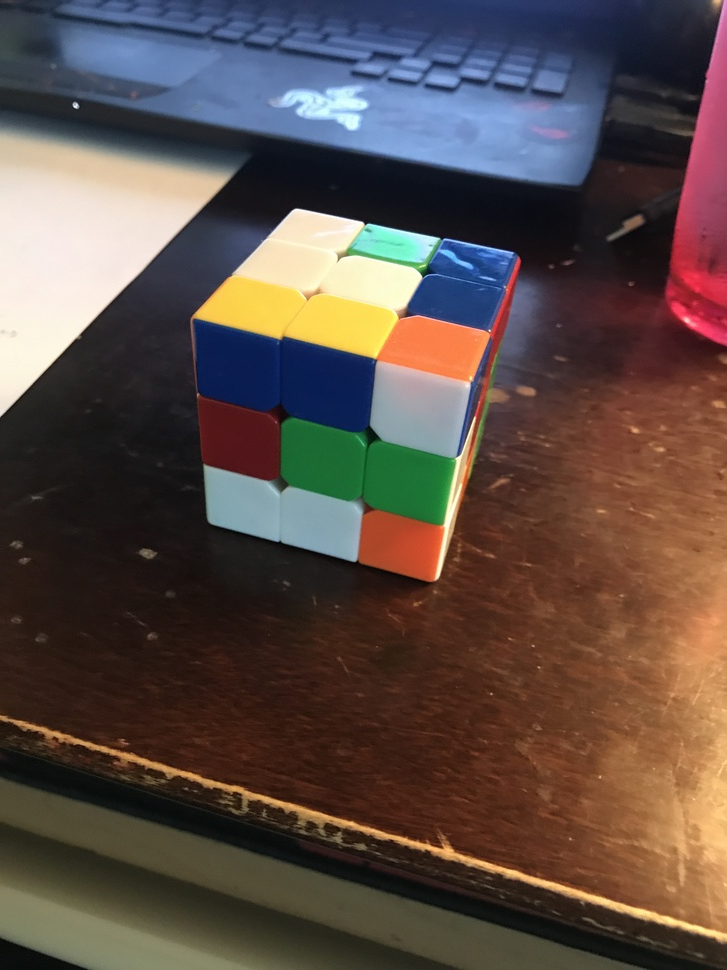
#> input picture rubiks/rub0.JPG, 727 x 970 px, shrunk from 3024 x 4032 before the run
$ python thresholding.py
#> lines starting #> are read from the running program, lines starting #| are printed output that depends on the picture; after the words box and inside, x2 and y2 are one past the last pixel; in counts of white or black regions, pixels touching at a corner belong together
import cv2
import numpy as np
from matplotlib import pyplot as plt

r = 2
c = 2
index = 1
def add_img(title, img):
    global index
    plt.subplot(r,c,index)
    plt.imshow(img, 'gray')
    plt.title(title)
    plt.xticks([]), plt.yticks([])
    index+=1

img = cv2.imread("rubiks/rub0.JPG", 0)
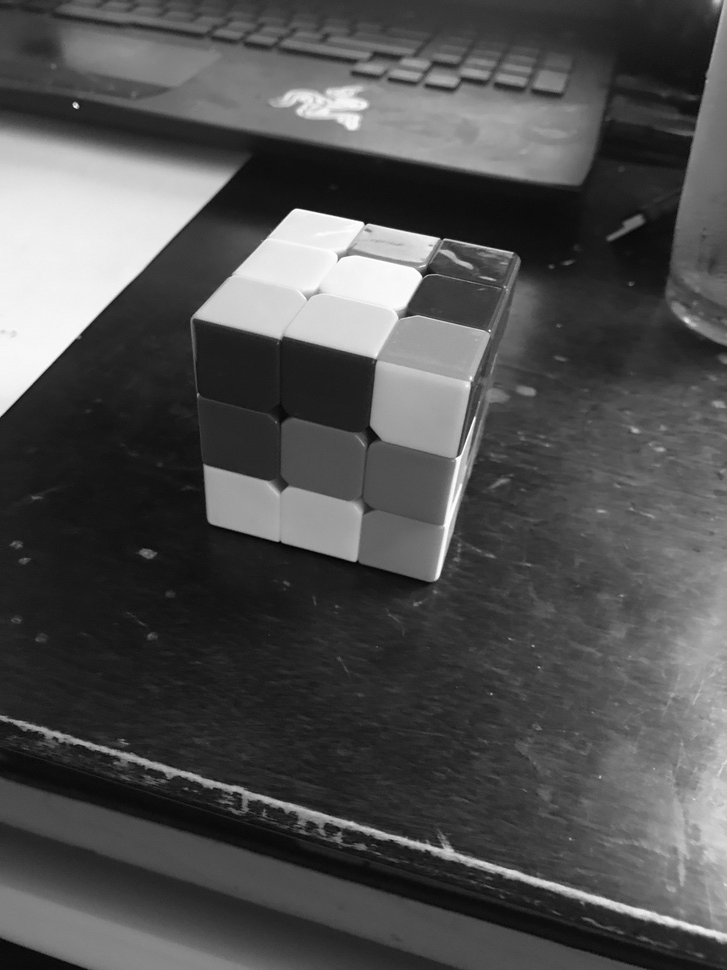
#> img: shape (970, 727); min 2, max 255, mean 80.2
add_img('original',img)
ret, simpleThresh = cv2.threshold(img, 177, 255, cv2.THRESH_BINARY)
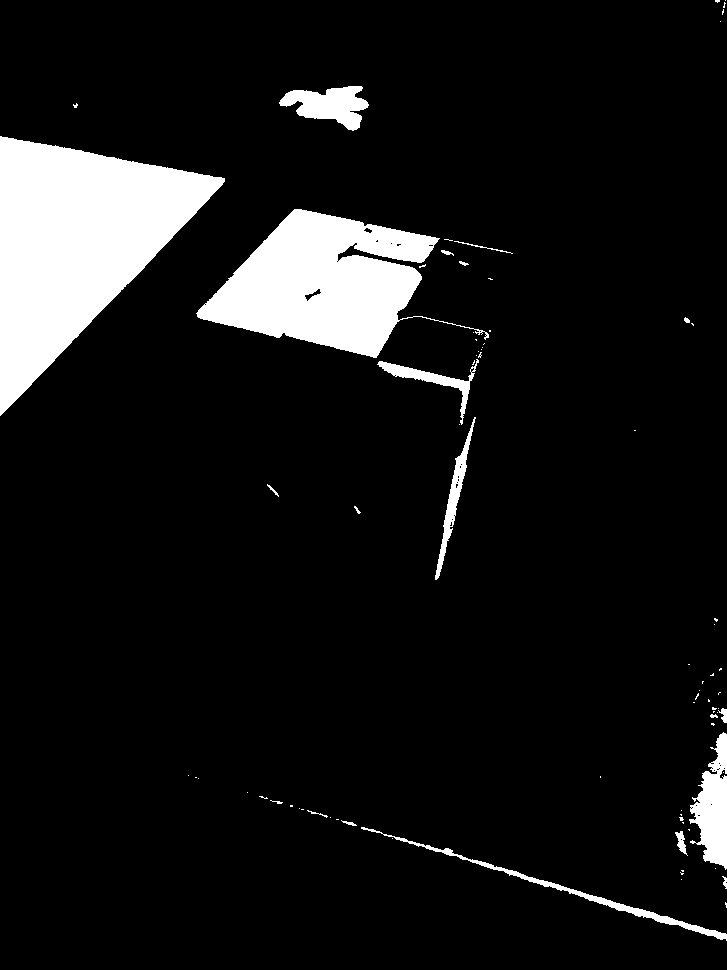
#> simpleThresh: shape (970, 727); 9% white; 81 white regions (61 under 20 px), largest, box (x1, y1, x2, y2) and area: (0, 136, 225, 416) 32139, (196, 209, 489, 358) 21280, (689, 732, 727, 870) 2985
add_img('simple thresh', simpleThresh)

meanThresh = cv2.adaptiveThreshold(img, 255, cv2.ADAPTIVE_THRESH_MEAN_C, cv2.THRESH_BINARY, 11, 2)
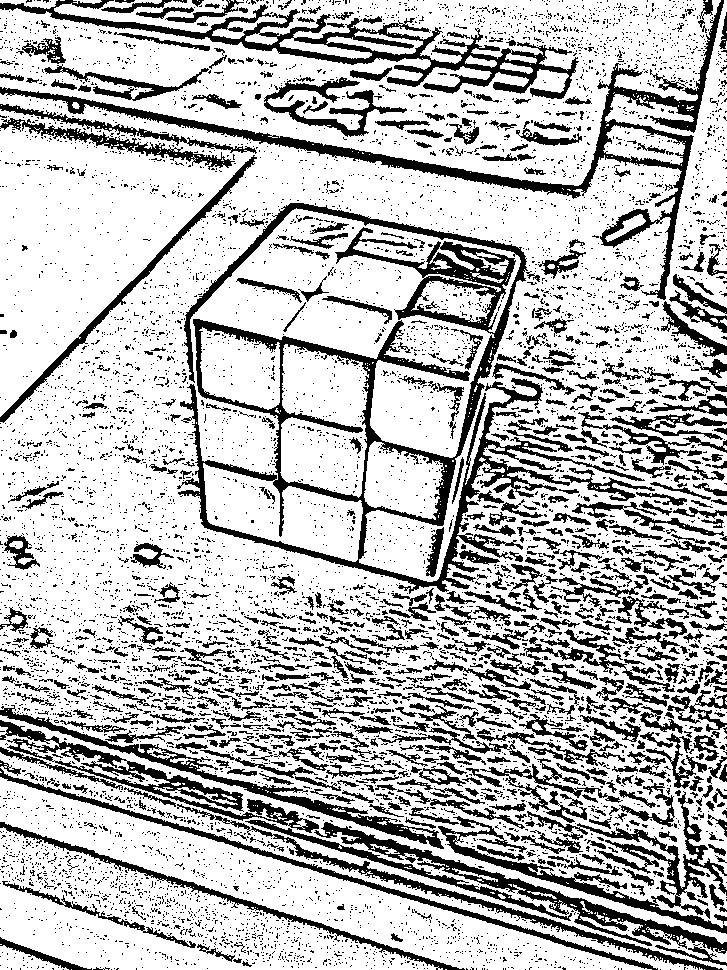
#> meanThresh: shape (970, 727); 73.6% white; 7741 black regions (6956 under 20 px), largest, box (x1, y1, x2, y2) and area: (177, 203, 645, 594) 24338, (0, 0, 724, 300) 10658, (0, 0, 579, 99) 9224
add_img('mean', meanThresh)

guassianThresh = cv2.adaptiveThreshold(img, 255, cv2.ADAPTIVE_THRESH_GAUSSIAN_C, cv2.THRESH_BINARY, 11, 2)
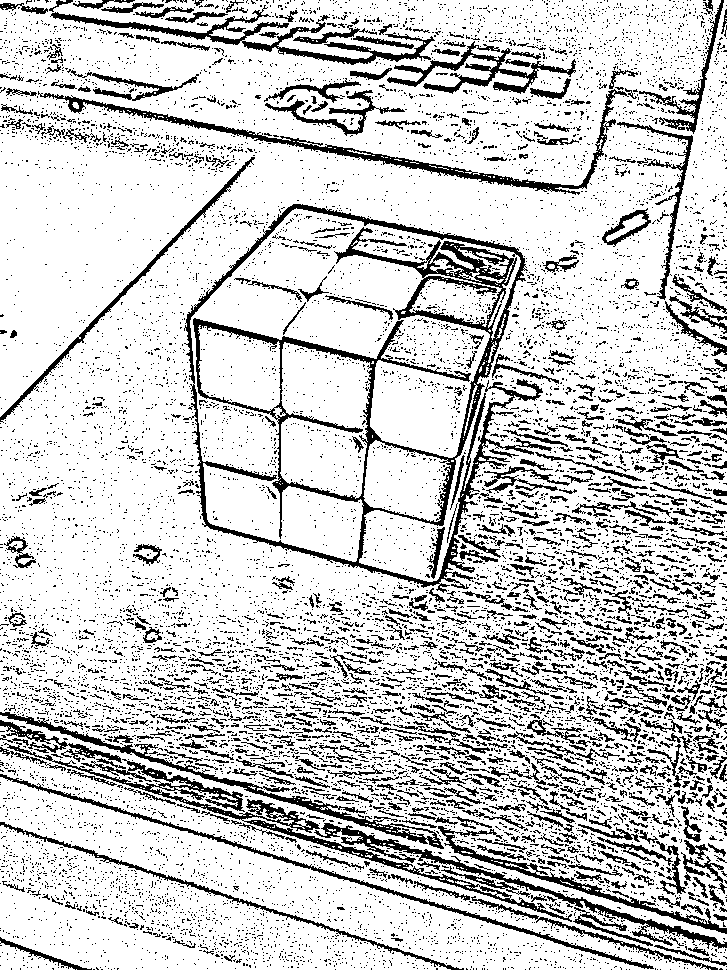
#> guassianThresh: shape (970, 727); 80.5% white; black in thin lines or dots
add_img('gaussian', guassianThresh)

plt.show()

$ run again, with rubiks/rub1.JPG copied over rubiks/rub0.JPG
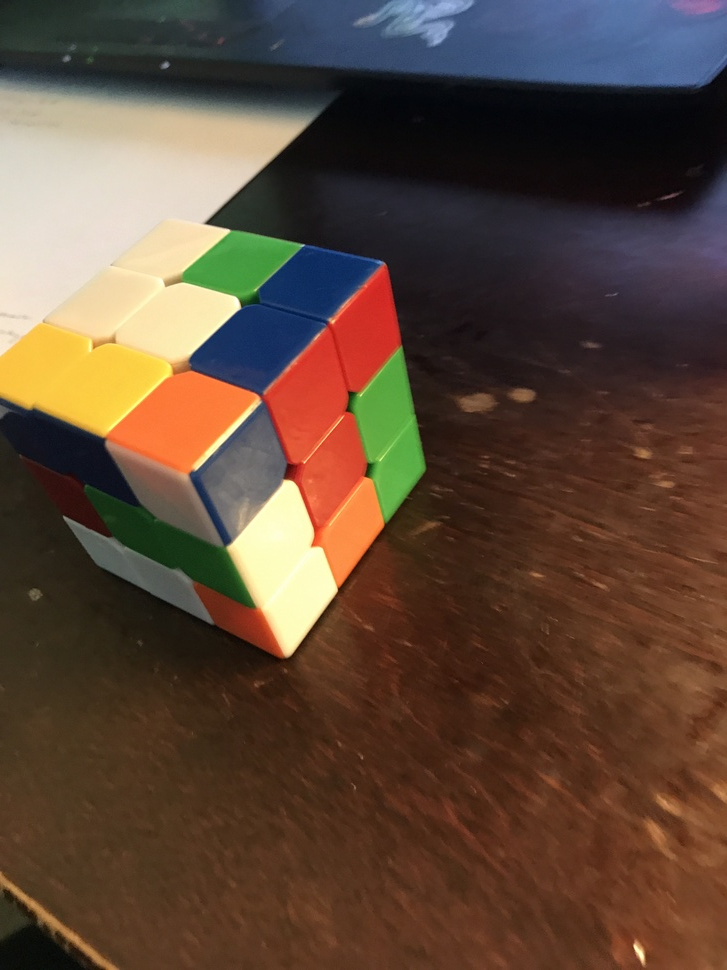
#> input picture rubiks/rub1.JPG, 727 x 970 px, shrunk from 3024 x 4032 before the run
#> `ret, simpleThresh = cv2.threshold(img, 177, 255, cv2.THRESH_BINARY)`:
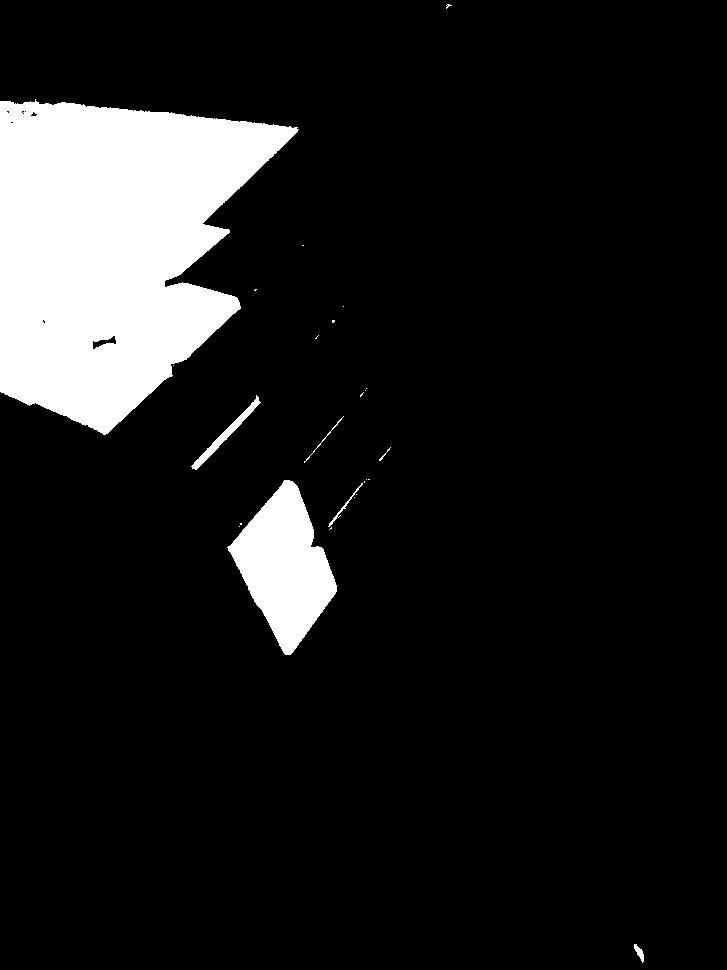
#> simpleThresh: shape (970, 727); 11% white; 25 white regions (18 under 20 px), largest, box (x1, y1, x2, y2) and area: (0, 99, 299, 435) 65876, (227, 480, 337, 655) 10366, (191, 395, 261, 470) 656
#> meanThresh: shape (970, 727); 77.5% white; 11277 black regions (10315 under 20 px), largest, box (x1, y1, x2, y2) and area: (0, 94, 727, 676) 27140, (0, 35, 727, 112) 8442, (348, 0, 482, 52) 1771
#> `guassianThresh = cv2.adaptiveThreshold(img, 255, cv2.ADAPTIVE_THRESH_G..`:
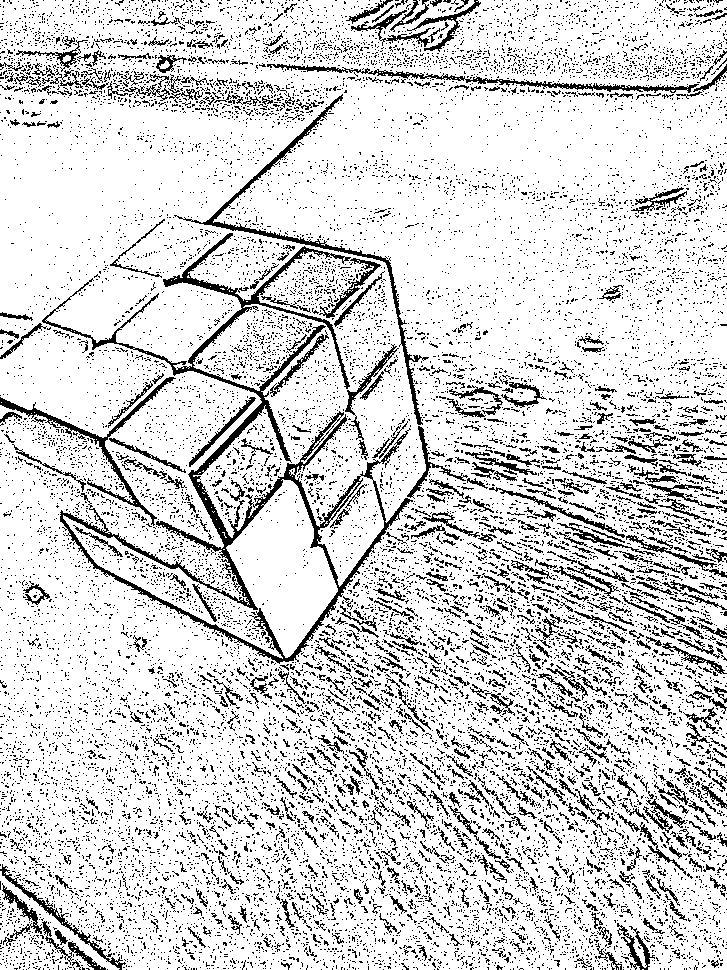
#> guassianThresh: shape (970, 727); 83.8% white; black in thin lines or dots

$ run again, with rubiks/rub2.JPG copied over rubiks/rub0.JPG
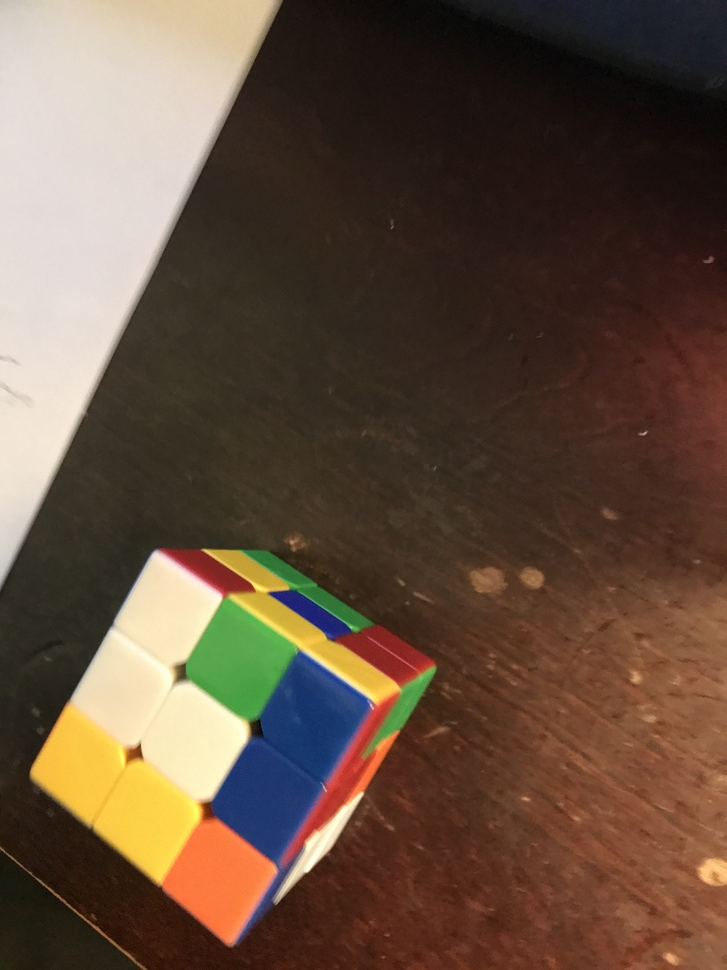
#> input picture rubiks/rub2.JPG, 727 x 970 px, shrunk from 3024 x 4032 before the run
#> `ret, simpleThresh = cv2.threshold(img, 177, 255, cv2.THRESH_BINARY)`:
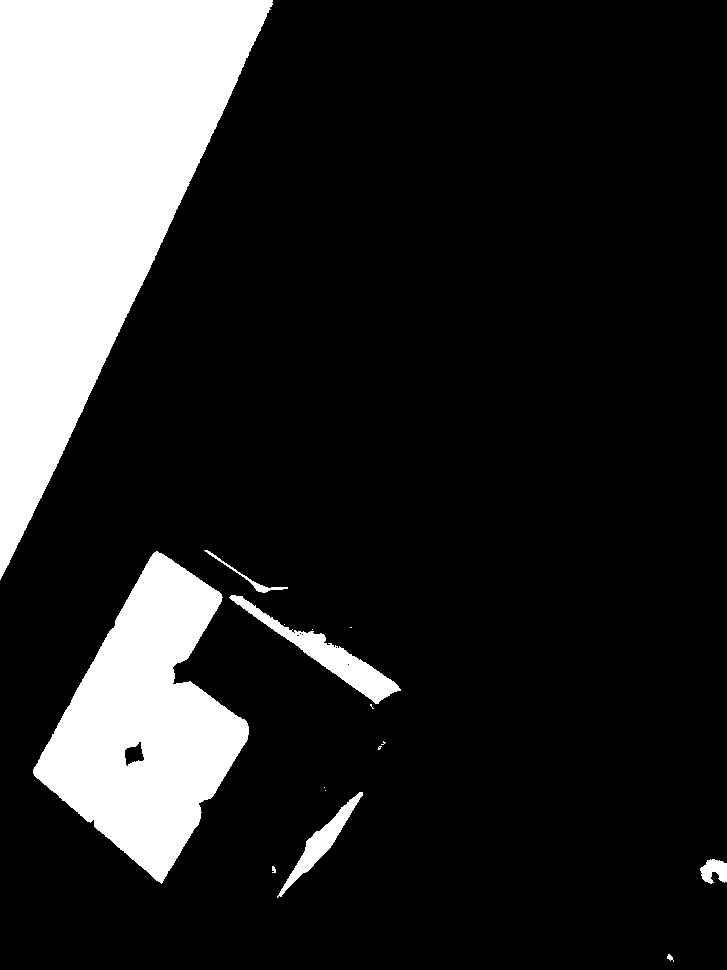
#> simpleThresh: shape (970, 727); 17.5% white; 16 white regions (8 under 20 px), largest, box (x1, y1, x2, y2) and area: (0, 0, 273, 580) 80598, (33, 551, 249, 884) 36709, (229, 595, 401, 704) 3435
#> meanThresh: shape (970, 727); 80% white; 13387 black regions (12512 under 20 px), largest, box (x1, y1, x2, y2) and area: (18, 534, 706, 970) 29663, (0, 0, 293, 597) 4239, (0, 837, 165, 970) 1669
#> `guassianThresh = cv2.adaptiveThreshold(img, 255, cv2.ADAPTIVE_THRESH_G..`:
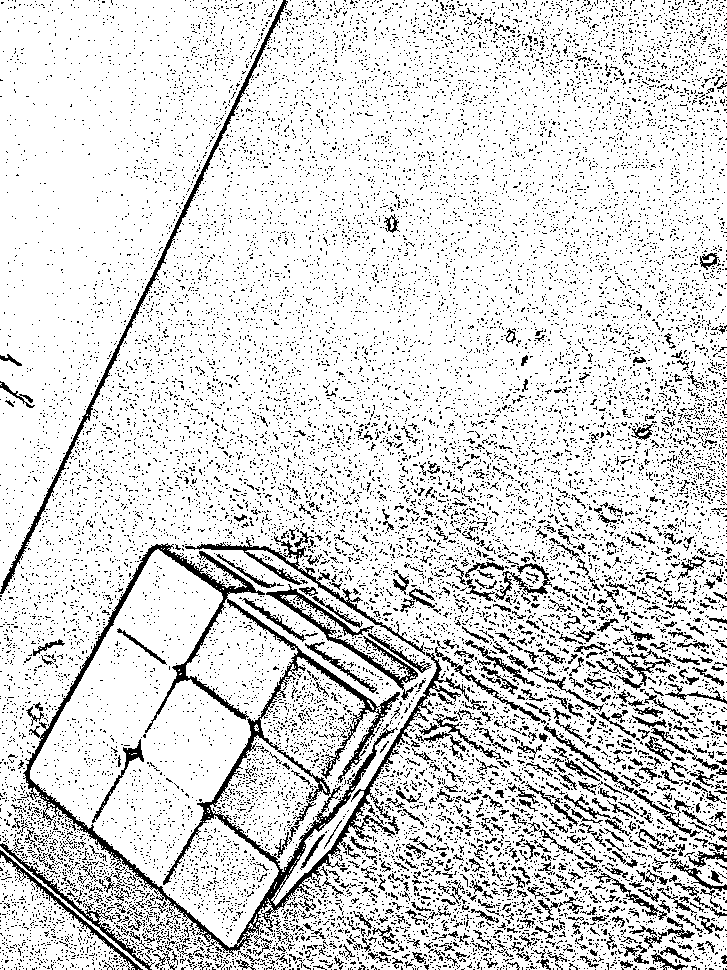
#> guassianThresh: shape (970, 727); 85.2% white; black in thin lines or dots
